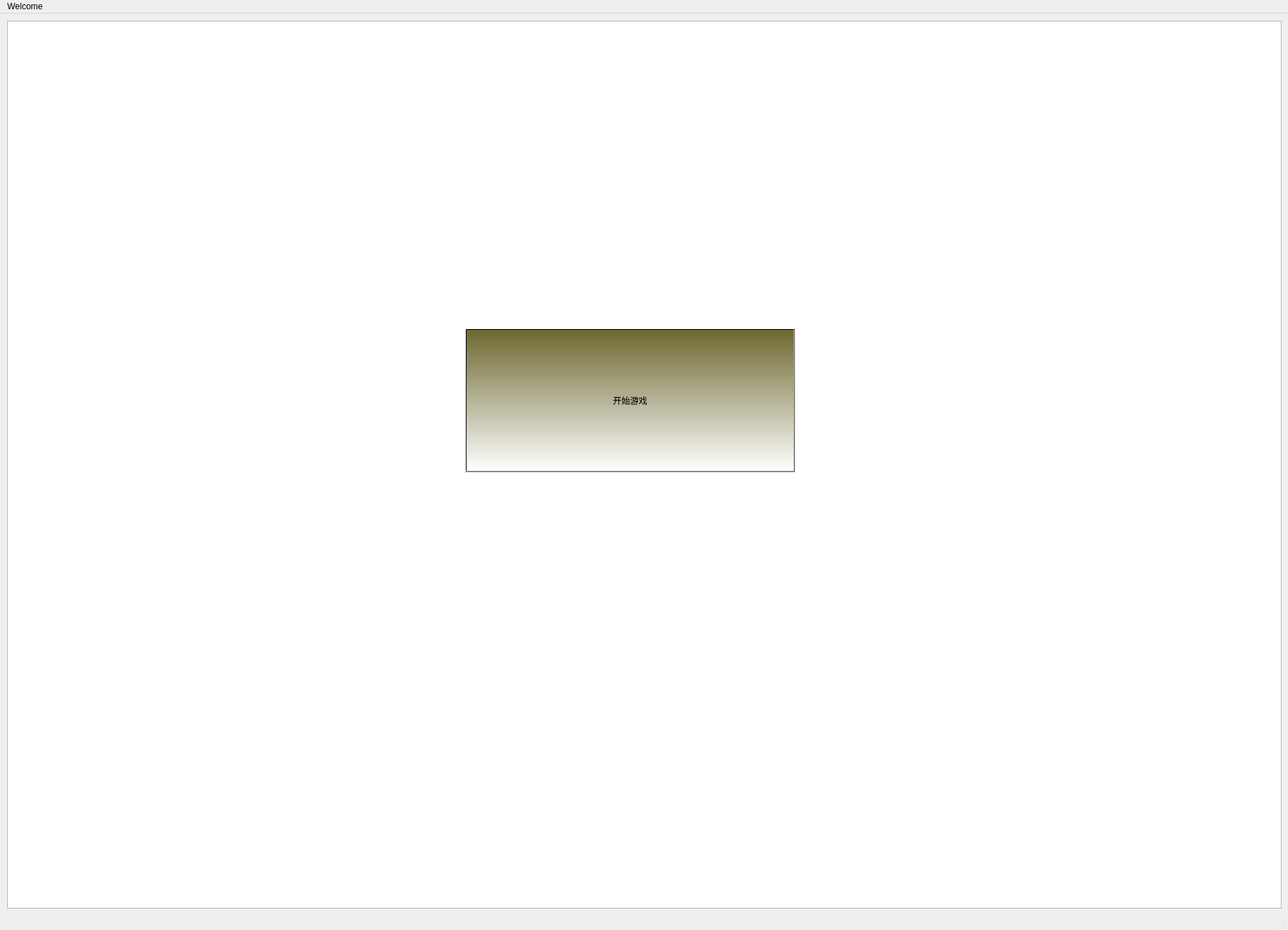
<?xml version="1.0" encoding="UTF-8"?>
<ui version="4.0">
 <class>MainWindow</class>
 <widget class="QMainWindow" name="MainWindow">
  <property name="geometry">
   <rect>
    <x>0</x>
    <y>0</y>
    <width>1800</width>
    <height>1300</height>
   </rect>
  </property>
  <property name="windowTitle">
   <string>MainWindow</string>
  </property>
  <property name="autoFillBackground">
   <bool>false</bool>
  </property>
  <property name="styleSheet">
   <string notr="true"/>
  </property>
  <property name="iconSize">
   <size>
    <width>24</width>
    <height>24</height>
   </size>
  </property>
  <widget class="QWidget" name="centralwidget">
   <widget class="QPushButton" name="pushButton">
    <property name="geometry">
     <rect>
      <x>650</x>
      <y>440</y>
      <width>461</width>
      <height>201</height>
     </rect>
    </property>
    <property name="styleSheet">
     <string notr="true">font: 18pt &quot;新宋体&quot;;
background-color: qlineargradient(spread:pad, x1:0, y1:0, x2:0, y2:1, stop:0 rgba(109, 104, 47, 255), stop:1 rgba(255, 255, 255, 255));



</string>
    </property>
    <property name="text">
     <string>开始游戏</string>
    </property>
    <property name="autoDefault">
     <bool>false</bool>
    </property>
    <property name="default">
     <bool>true</bool>
    </property>
    <property name="flat">
     <bool>false</bool>
    </property>
   </widget>
   <widget class="QGraphicsView" name="graphicsView">
    <property name="geometry">
     <rect>
      <x>10</x>
      <y>10</y>
      <width>1781</width>
      <height>1241</height>
     </rect>
    </property>
    <property name="styleSheet">
     <string notr="true">background-image: url(:/C:/Users/86130/Pictures/Saved Pictures/image 1.jpg);</string>
    </property>
   </widget>
   <zorder>graphicsView</zorder>
   <zorder>pushButton</zorder>
  </widget>
  <widget class="QMenuBar" name="menubar">
   <property name="geometry">
    <rect>
     <x>0</x>
     <y>0</y>
     <width>1800</width>
     <height>21</height>
    </rect>
   </property>
   <widget class="QMenu" name="menuWelcome">
    <property name="title">
     <string>Welcome</string>
    </property>
   </widget>
   <addaction name="menuWelcome"/>
  </widget>
  <widget class="QStatusBar" name="statusbar"/>
 </widget>
 <resources/>
 <connections/>
</ui>
